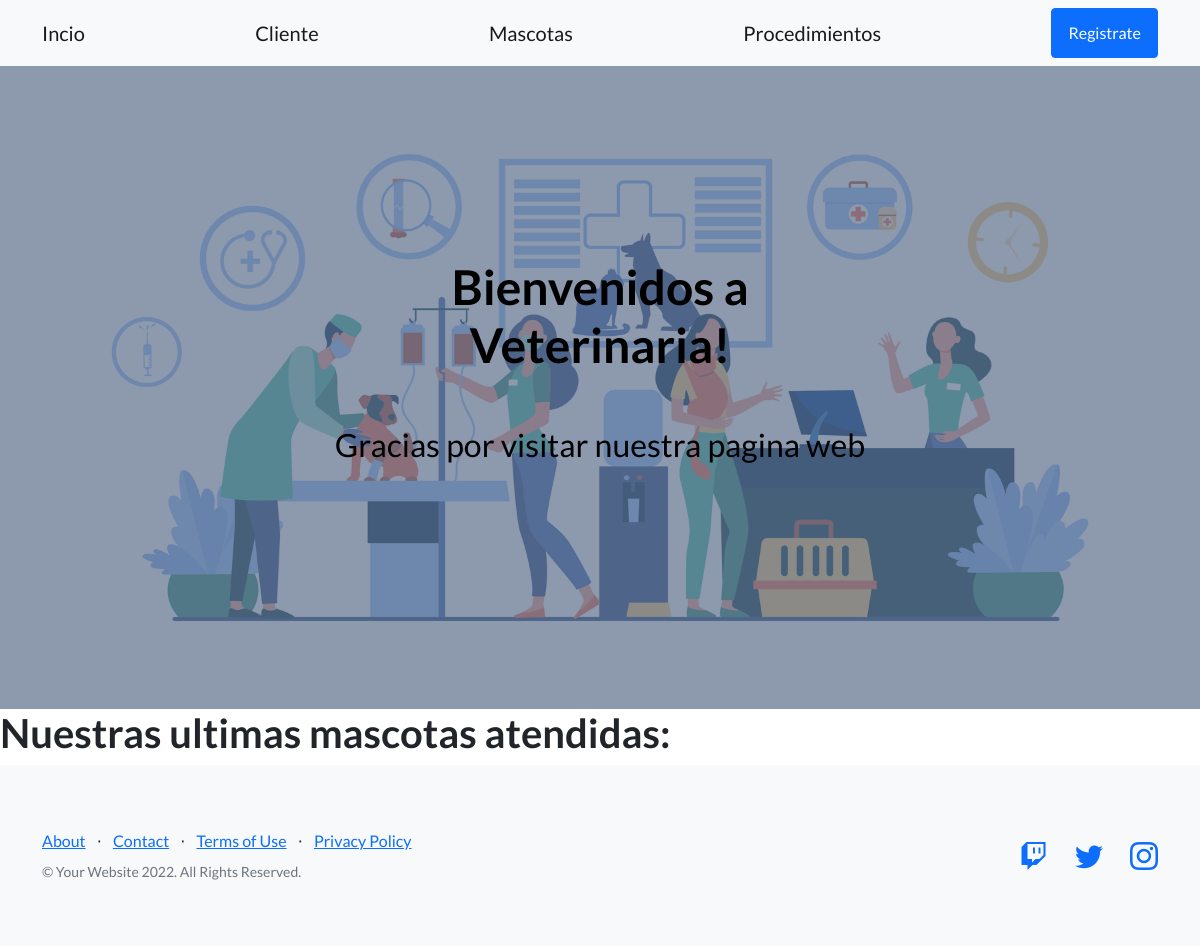
Page /mascotas/ on the earlier database version.
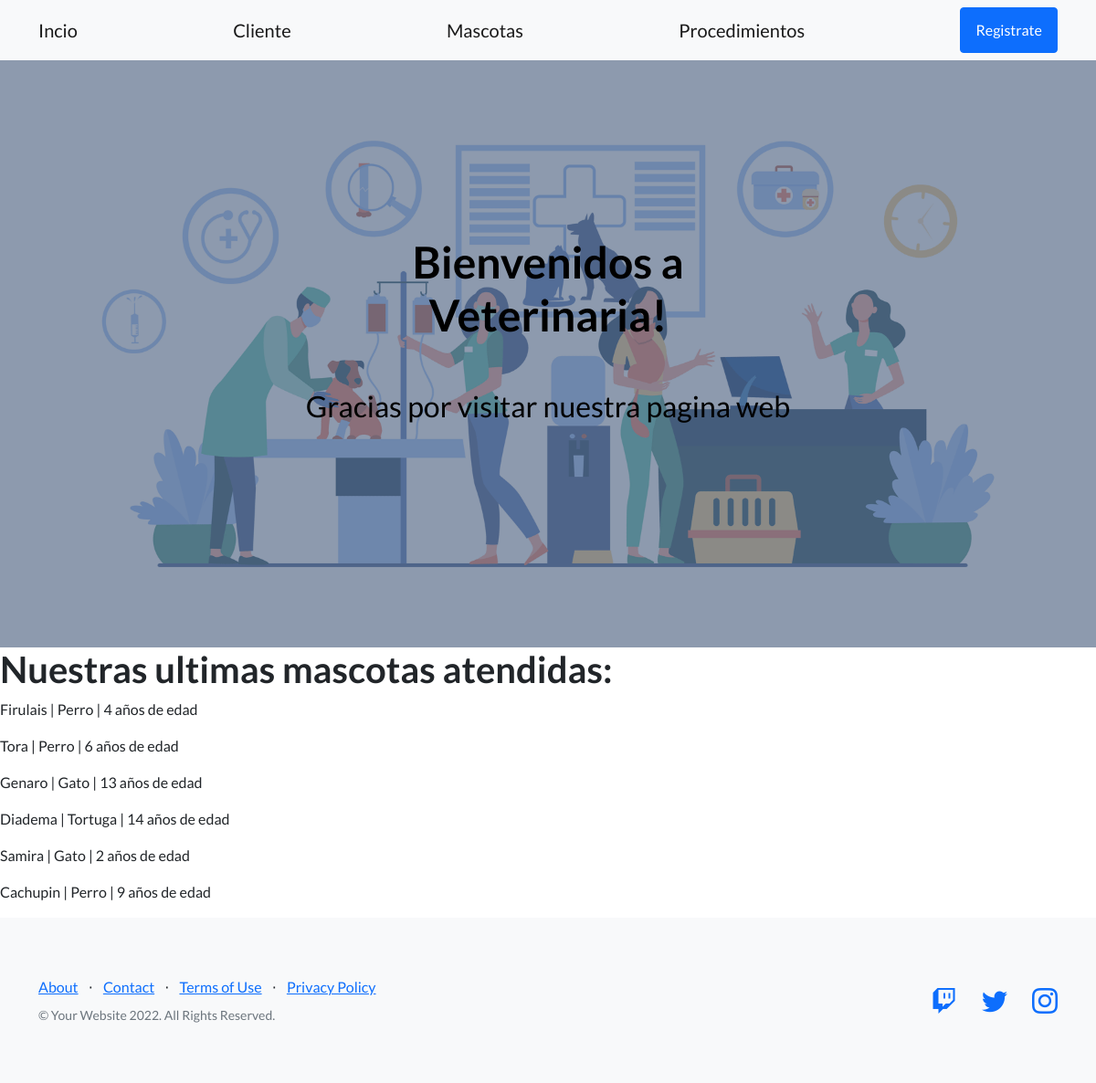
Same page on the later database version.
### Cliente/models.py (models this page shows, shortened)
class mascotas (models.Model):
    nombre_mascota = models.CharField(max_length=50)
    tipo = models.CharField(max_length=20)
    genero= models.CharField(max_length=20)
    edad= models.IntegerField()

### Cliente/views.py (the view)
# urls.py: path('mascotas/', data_mascotas, name= "mascotas"),
def data_mascotas(request):
    mascota= mascotas.objects.all()
    context = {"mascotas" : mascota}
    return render (request, "Cliente/mascotas.html", context)

### Cliente/templates/Cliente/mascotas.html (shortened to what this page needs)
{% extends 'Cliente/base.html' %}
{% block contenido %}
<h1> Nuestras ultimas mascotas atendidas: </h1>
    {% for i in mascotas %}
        <p> {{i.nombre_mascota}} | {{i.tipo}} | {{i.edad}} años de edad </p>
    {% endfor %}
{% endblock  %}

Differences in the rows shown:
added mascotas: nombre_mascota "Firulais", tipo "Perro", edad "4"
added mascotas: nombre_mascota "Tora", tipo "Perro", edad "6"
added mascotas: nombre_mascota "Genaro", tipo "Gato", edad "13"
added mascotas: nombre_mascota "Diadema", tipo "Tortuga", edad "14"
added mascotas: nombre_mascota "Samira", tipo "Gato", edad "2"
added mascotas: nombre_mascota "Cachupin", tipo "Perro", edad "9"
